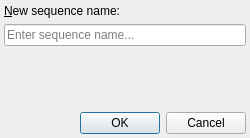
<?xml version="1.0" encoding="UTF-8"?>
<ui version="4.0">
 <class>CTVNewSequenceDialog</class>
 <widget class="QDialog" name="CTVNewSequenceDialog">
  <property name="geometry">
   <rect>
    <x>0</x>
    <y>0</y>
    <width>250</width>
    <height>138</height>
   </rect>
  </property>
  <property name="minimumSize">
   <size>
    <width>250</width>
    <height>0</height>
   </size>
  </property>
  <layout class="QVBoxLayout" name="verticalLayout">
   <property name="leftMargin">
    <number>4</number>
   </property>
   <property name="topMargin">
    <number>4</number>
   </property>
   <property name="rightMargin">
    <number>4</number>
   </property>
   <property name="bottomMargin">
    <number>4</number>
   </property>
   <item>
    <widget class="QLabel" name="STATIC">
     <property name="text">
      <string>&amp;New sequence name:</string>
     </property>
     <property name="alignment">
      <set>Qt::AlignLeading|Qt::AlignLeft|Qt::AlignTop</set>
     </property>
     <property name="buddy">
      <cstring>NAME</cstring>
     </property>
    </widget>
   </item>
   <item>
    <widget class="QLineEdit" name="NAME">
     <property name="maxLength">
      <number>512</number>
     </property>
     <property name="alignment">
      <set>Qt::AlignLeading|Qt::AlignLeft|Qt::AlignVCenter</set>
     </property>
     <property name="toolTip">
      <string>Name of the sequence to create</string>
     </property>
     <property name="placeholderText">
      <string>Enter sequence name...</string>
     </property>
     <property name="clearButtonEnabled">
      <bool>true</bool>
     </property>
    </widget>
   </item>
   <item>
    <spacer name="verticalSpacer">
     <property name="orientation">
      <enum>Qt::Vertical</enum>
     </property>
     <property name="sizeHint" stdset="0">
      <size>
       <width>20</width>
       <height>2</height>
      </size>
     </property>
    </spacer>
   </item>
   <item>
    <widget class="QDialogButtonBox" name="buttonBox">
     <property name="standardButtons">
      <set>QDialogButtonBox::Cancel|QDialogButtonBox::Ok</set>
     </property>
    </widget>
   </item>
  </layout>
 </widget>
 <resources/>
 <connections>
  <connection>
   <sender>buttonBox</sender>
   <signal>rejected()</signal>
   <receiver>CTVNewSequenceDialog</receiver>
   <slot>reject()</slot>
   <hints>
    <hint type="sourcelabel">
     <x>161</x>
     <y>117</y>
    </hint>
    <hint type="destinationlabel">
     <x>168</x>
     <y>102</y>
    </hint>
   </hints>
  </connection>
 </connections>
</ui>
